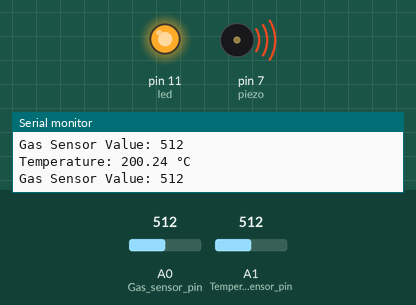
This sketch was run on a simulated Arduino Uno, built with avr-gcc and run on an emulated ATmega328P. Shown: output pins drawn as LEDs (lit = HIGH), buzzer (waves = sounding, pin HIGH), the last lines printed to the serial monitor. The inputs (shaded band) are chosen by the test bench; at power-on: A1 (Temperature_sensor_pin) = 512, A0 (Gas_sensor_pin) = 512.

Above: at 1.8 s.
1.9 s: A1 (Temperature_sensor_pin) set to 322
3.4 s: A1 (Temperature_sensor_pin) set to 296
At 5.2 s:
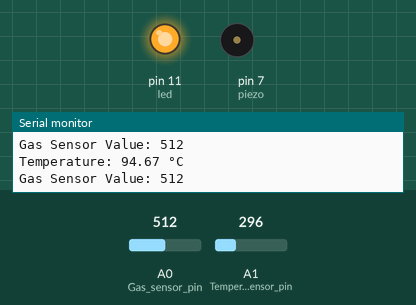
5.5 s: A1 (Temperature_sensor_pin) set to 277
7.2 s: A1 (Temperature_sensor_pin) set to 253
At 8.5 s:
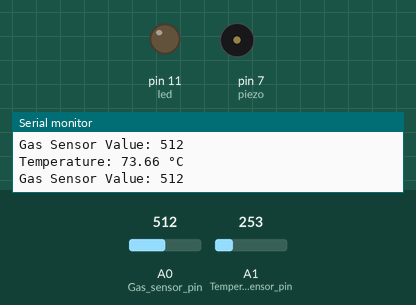
9.5 s: A1 (Temperature_sensor_pin) set to 306
At 11.2 s:
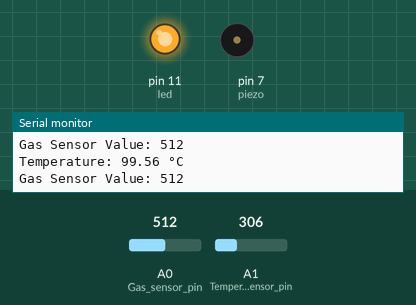
11.5 s: A1 (Temperature_sensor_pin) set to 122
At 12.9 s:
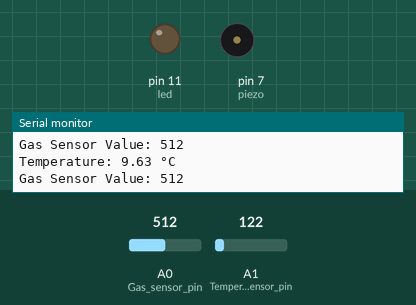
Timing chart, 0 to 14.5 s (numbered marks = the images above; inputs shaded):
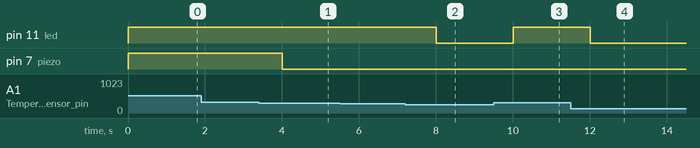

The sketch:

jawad1.ino
```cpp
// C++ code
//
float temp;
float vout;
float vout1;
int led = 11;
int gasSensor;
int piezo = 7;

void setup()
{
  	pinMode(A0, INPUT);  // Gas sensor pin
    pinMode(A1, INPUT);  // Temperature sensor pin
    pinMode(led,OUTPUT);
    pinMode(piezo,OUTPUT);
    Serial.begin(9600); // Start serial communication
}

void loop()
{
  // Read temperature sensor
    vout = analogRead(A1);
    vout1 = (vout / 1023.0) * 5000.0;  // Convert to millivolts
    temp = (vout1 - 500) / 10.0;  // Convert to Celsius

    // Read gas sensor value
    gasSensor = analogRead(A0);

    // Debugging: Print sensor values
    Serial.print("Temperature: ");
    Serial.print(temp);
    Serial.println(" °C");

    Serial.print("Gas Sensor Value: ");
    Serial.println(gasSensor);

    // Fire detection condition
    if (temp >= 80) {
        digitalWrite(led, HIGH);
    } else {
        digitalWrite(led, LOW);
    }

    // If temperature is dangerously high, activate buzzer
    if (temp >= 100) {
        digitalWrite(piezo, HIGH);
    } else {
        digitalWrite(piezo, LOW);
    }

    delay(1000);  // Wait for 1 second before next reading
}
```

Measured:
- the behaviour switches between 307 and 306 on A1 (Temperature_sensor_pin) (found by bisection; images 0 and 1)
- the behaviour switches between 266 and 265 on A1 (Temperature_sensor_pin) (found by bisection; images 1 and 2)
- after the input at 3.4 s, pin 7 (piezo): HIGH → LOW after 0.61 s
- after the input at 7.2 s, pin 11 (led): HIGH → LOW after 0.81 s
- after the input at 9.5 s, pin 11 (led): LOW → HIGH after 0.51 s
- after the input at 11.5 s, pin 11 (led): HIGH → LOW after 0.52 s
